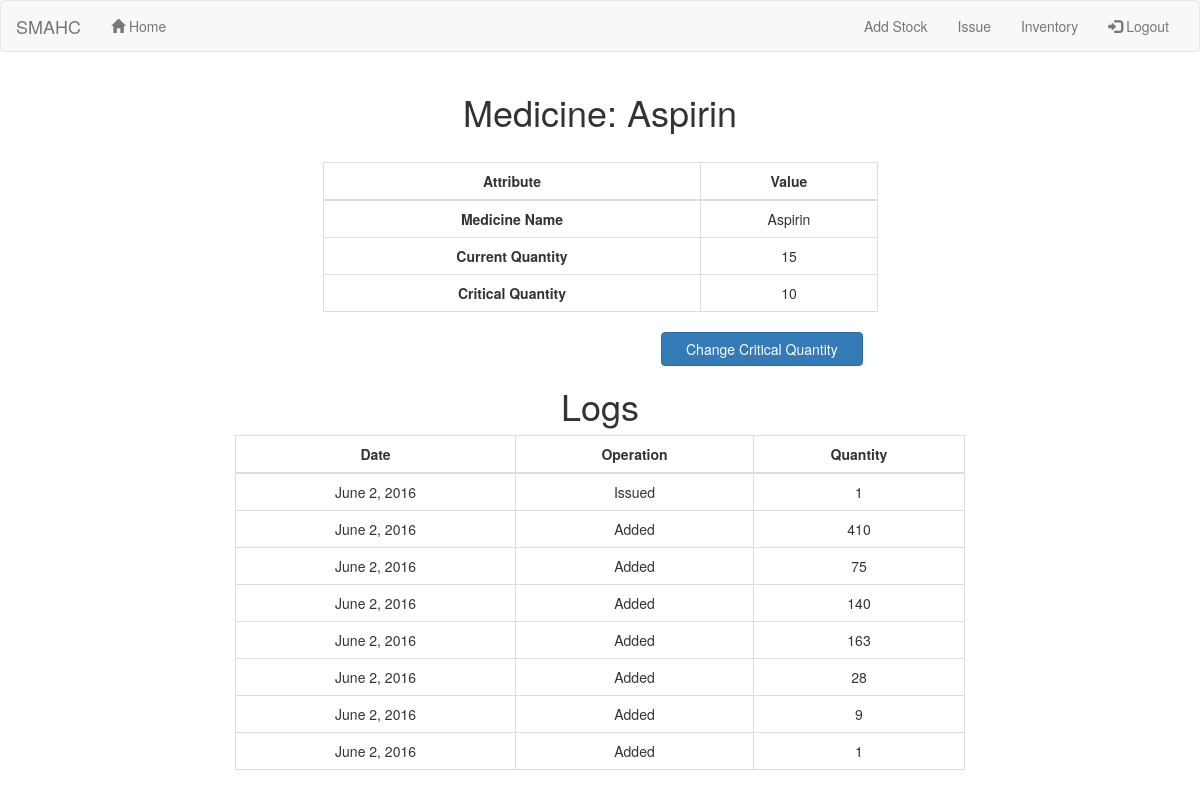
Page /medicine/1 (signed in) on the committed database.
### myapp/models.py (models this page shows, shortened)
class Medicine(models.Model):
	name = models.CharField(max_length=200)
	quantity = models.IntegerField(default=0)
	critical_quantity = models.IntegerField(default=10)

### myapp/views.py (the view)
# urls.py: url(r'medicine/(?P<medicine_id>[0-9]+)',views.view_medicine,name='view_medicine'),
def view_medicine(request,medicine_id):
	if not request.user.is_authenticated():
		return HttpResponseRedirect("login")
	m = Medicine.objects.get(pk=medicine_id)
	l = sorted(m.log_set.all(), key=lambda x: x.date, reverse=True)
	ldate = []
	ltype = []
	ldelt = []
	for i in l:
		if i.quantity_change != 0:
			ldate.append(i.date.date())
			if(i.quantity_change < 0):
				ltype.append("Issued")
				ldelt.append(-i.quantity_change)
			else:
				ltype.append("Added")
				ldelt.append(i.quantity_change)
	l = list(zip(ldate,ltype,ldelt))
	context = {'medicine':m, 'logs':l}
	return render(request,'medicine.html',context)

### myapp/templates/medicine.html (shortened to what this page needs)
{% extends "base.html" %}
{% block content %}
	<div class="container">
		<h1 align="center">Medicine: {{ medicine.name }}</h1>
		<br>
		<div class="row">
			<div class="col-md-6 col-md-offset-3">
				<table class="table table-bordered table-hover">
					<thead>
						<th>Attribute</th>
						<th>Value</th>
					</thead>
					<tbody>
						<tr>
							<td><strong>Medicine Name</strong></td>
							<td>{{ medicine.name }}</td>
						</tr>
						<tr>
							<td><strong>Current Quantity</strong></td>
							<td>{{ medicine.quantity }}</td>
						</tr>
						<tr>
							<td><strong>Critical Quantity</strong></td>
							<td>{{ medicine.critical_quantity }}</td>
						</tr>
					</tbody>
				</table>
				<div class="col-md-5 col-md-offset-7">
					<a href="change_critical_quantity/{{ medicine.id }}" class="btn btn-primary center-block">Change Critical Quantity</a>
				</div>
			</div>
		</div>
		<h1 align="center">Logs</h2>
		{% if logs %}
			<div class="col-md-8 col-md-offset-2">
			<table class="table table-bordered table-hover">
				<thead>
					<th>Date</th>
					<th>Operation</th>
					<th>Quantity</th>
				</thead>
				<tbody>
					{% for d,t,q in logs %}
						<tr>
							<td>{{ d }}</td>
							<td>{{ t }}</td>
							<td>{{ q }}</td>
						</tr>
					{% endfor %}
				</tbody>
			</table>
			</div>
		{% else %}
			<h2 align="center">No logs for this medicine!</h2>
		{% endif %}
	</div>
{% endblock %}

### myapp/static/myapp/css/style.css (style rules this page uses)
.table td, .table th { text-align: center; }

### rows in the picture
Medicine: name "Aspirin", quantity "15", critical_quantity "10"

### other values in the picture
{{ d }} "June 2, 2016" "June 2, 2016" "June 2, 2016" "June 2, 2016" "June 2, 2016" "June 2, 2016" "June 2, 2016" "June 2, 2016"
{{ t }} "Issued" "Added" "Added" "Added" "Added" "Added" "Added" "Added"
{{ q }} "1" "410" "75" "140" "163" "28" "9" "1"
